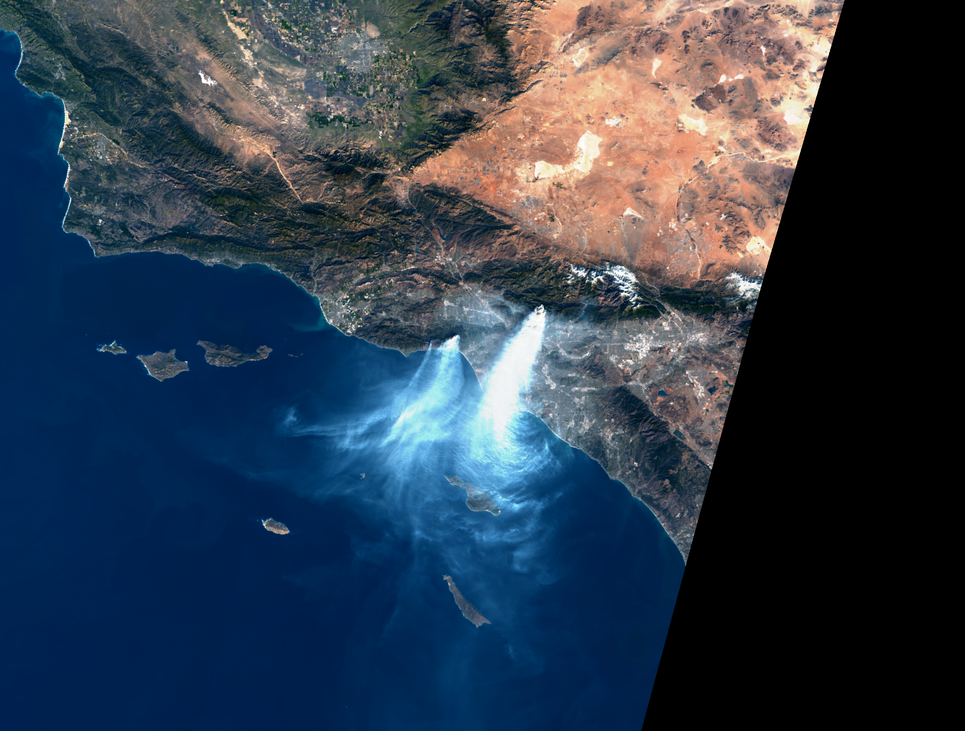
#> input picture dea/tiff2kmz/LAWildfire_2025-01-09_S3_OLCI_Enhanced_Natural_Color.tiff, 965 x 731 px, shrunk from 1916 x 1452 before the run
$ jupyter execute --allow-errors tiff2kmz.ipynb   (shell and % lines are left out)
#> lines starting #> are read from the running program, lines starting #| are printed output that depends on the picture
# DEA Notebook

### [DEA](https://dea.destine.eu/web) is a Content creation service and no-code platform for DestinE storytelling and data visualization

## Generate KMZ with TimeSpan from GeoTiff

This notebook helps generate Keyhole Markup Language Zipped (KMZ) file supported by the DEA service from sample GeoTIFF files.

It also includes steps to add time information to the KMZ file and create a time series from raster files.

>**_NOTE:_** You can replace the sample GeoTIFF files with your own GeoTIFF files.

# Install pre-requirements

## Define Your Inputs

In this example, we will use the following 2 files generated from Sentinel-3 OLCI products and related to the wildfire that occurred in Los Angeles in January 2025:

* LAWildfire_2025-01-09_S3_OLCI_Enhanced_Natural_Color.tiff
* LAWildfire_2025-01-10_S3_OLCI_Enhanced_Natural_Color.tiff

The sensing dates of the files are:

* 2025-01-09
* 2025-01-10

The GeoTIFF files have been downloaded from the [Copernicus Browser](https://browser.dataspace.copernicus.eu/)

[cell 1]
# Input GeoTIFF files
tiff_file_inputs = ["LAWildfire_2025-01-09_S3_OLCI_Enhanced_Natural_Color.tiff",
                    "LAWildfire_2025-01-10_S3_OLCI_Enhanced_Natural_Color.tiff"]

# Time intervals to use
times = [("2025-01-09T00:00:00Z", "2025-01-09T23:59:59Z"), ("2025-01-10T00:00:00Z", "2025-01-10T23:59:59Z")]

# output_kml_path
output_kml_path = "LAWildfire_OLCI_Enhanced_Natural_Color.kml"

## Convert Raster to PNG

The following code will generate PNG files from the input TIFF files

[cell 2]
import os
from PIL import Image

png_files = []

for tiff_file in tiff_file_inputs:
    print(f"Generating PNG from file {tiff_file}")
    png_path = os.path.splitext(tiff_file)[0] + '.png'

    with Image.open(tiff_file) as im:
#> im is the input picture: PIL image 965x731 RGB; mean R, G, B 46.7, 60.1, 76
        im = im.convert("RGBA")  # Ensure image has alpha channel
#> im: PIL image 965x731 RGBA
        datas = im.getdata()
        new_data = []

        for item in datas:
            # item is (R, G, B, A)
            if item[0] == 0 and item[1] == 0 and item[2] == 0:
                new_data.append((0, 0, 0, 0))  # Make black pixels fully transparent
            else:
                new_data.append(item)
#> this loop made 705415 passes
#> item on passes 1 to 3: (56, 81, 67, 255), (47, 75, 57, 255), (38, 69, 56, 255)
#> after the loop, new_data = 705415 items

        im.putdata(new_data)
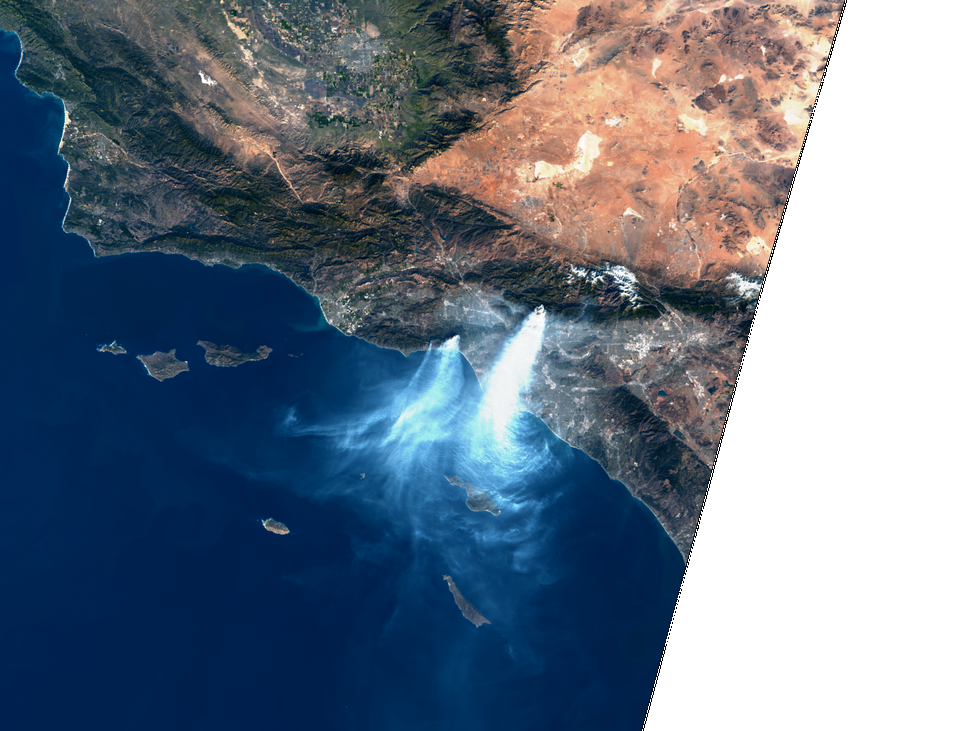
#> im: PIL image 965x731 RGBA; mean R, G, B, A 46.7, 60.1, 76, 196.3; transparent parts drawn white
        im.save(png_path, "PNG")
    print(f"PNG file {png_path} generated successfully")
    png_files.append(png_path)

## Get Bounding Box from raster file

The Bounding Boxes will be used in the KML file

[cell 3]
import rasterio

bboxes = []

#> (the rest of this cell did not finish here and is left out)

## Generate the  KML file

The following code will generate a KML with the PNG files and the related time information

[cell 4]
from xml.etree.ElementTree import Element, SubElement, tostring
from xml.dom.minidom import parseString

kml_files = []

kml_start = """<?xml version="1.0" encoding="UTF-8"?>
<kml xmlns="http://earth.google.com/kml/2.0">
<Document>"""

kml_end = """</Document>
</kml>"""

filled_kml = ""

for png_filename, (west, south, east, north), (begin, end) in zip(png_files, bboxes, times):
    kml_template = """
 <Folder>
    <name>Raster visibility</name>
    <TimeSpan><begin>{begin}</begin><end>{end}</end></TimeSpan>
    <Folder>
      <name>Raster</name>
      <GroundOverlay>
          <name>Raster data</name>
          <LatLonBox>
            <north>{north}</north>
            <south>{south}</south>
            <west>{west}</west>
            <east>{east}</east>
          </LatLonBox>
          <Icon>
            <href>{href}</href>
          </Icon>
      </GroundOverlay>
    </Folder>
  </Folder>"""
    filled_kml += kml_template.format(
        begin=begin,
        end=end,
        north=north,
        south=south,
        west=west,
        east=east,
        href=png_filename
    )

filled_kml = f"{kml_start}{filled_kml}{kml_end}"

with open(output_kml_path, 'w') as f:
    f.write(filled_kml)
print(f"KML file {output_kml_path} generated successfully")
